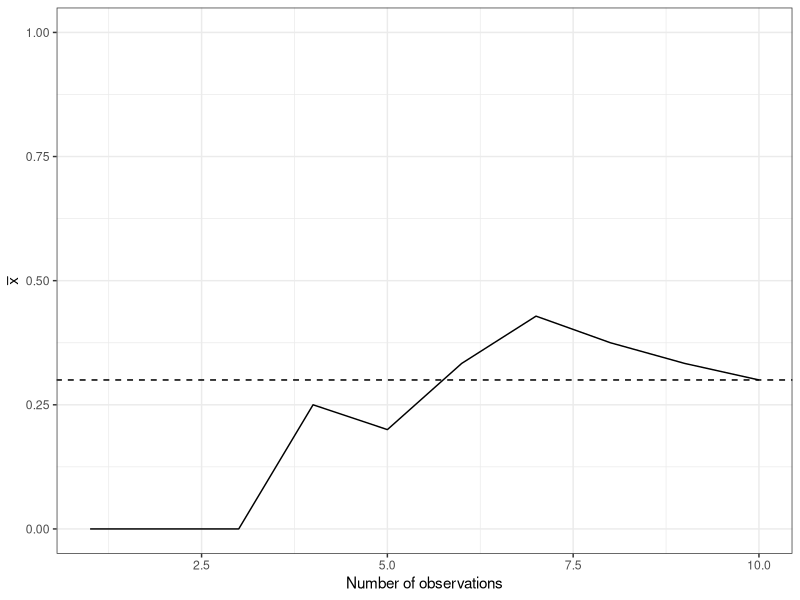
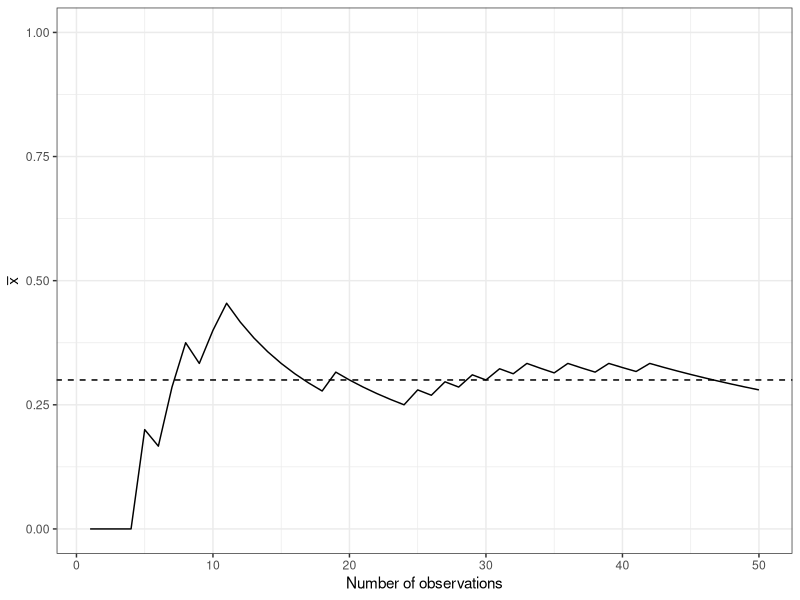
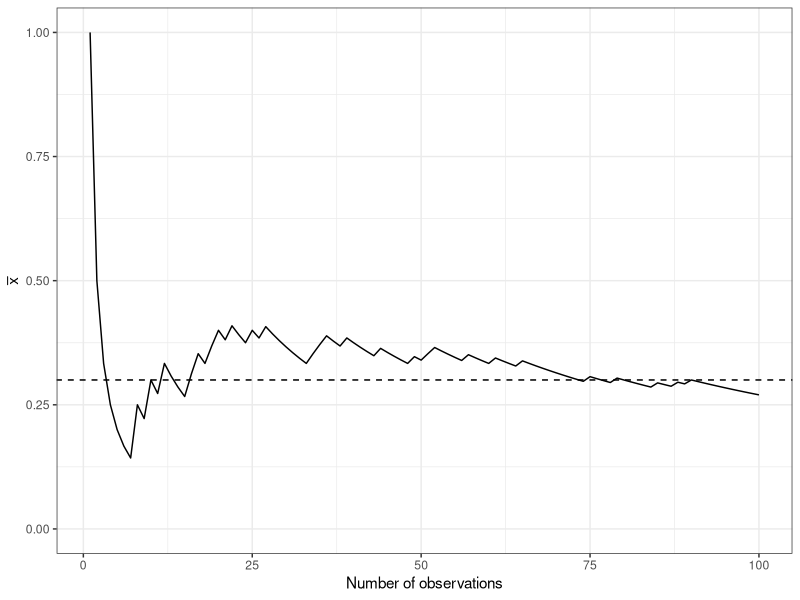
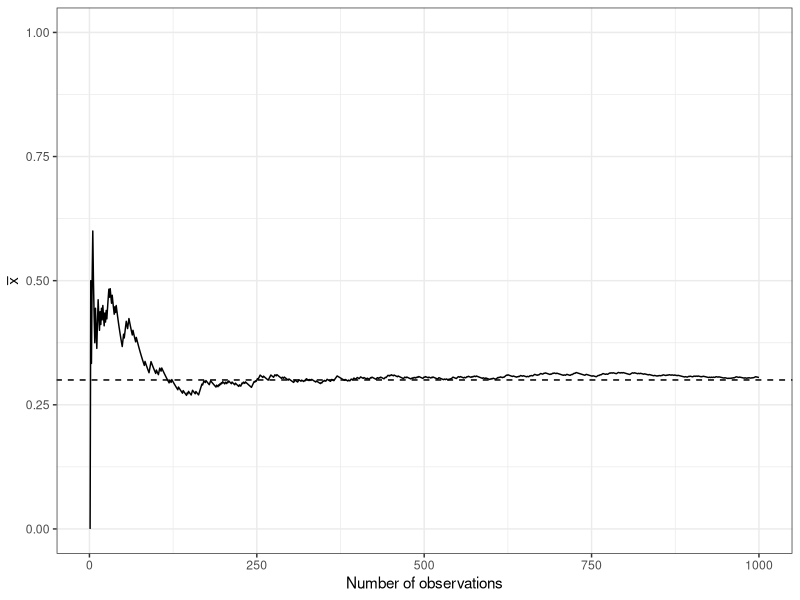
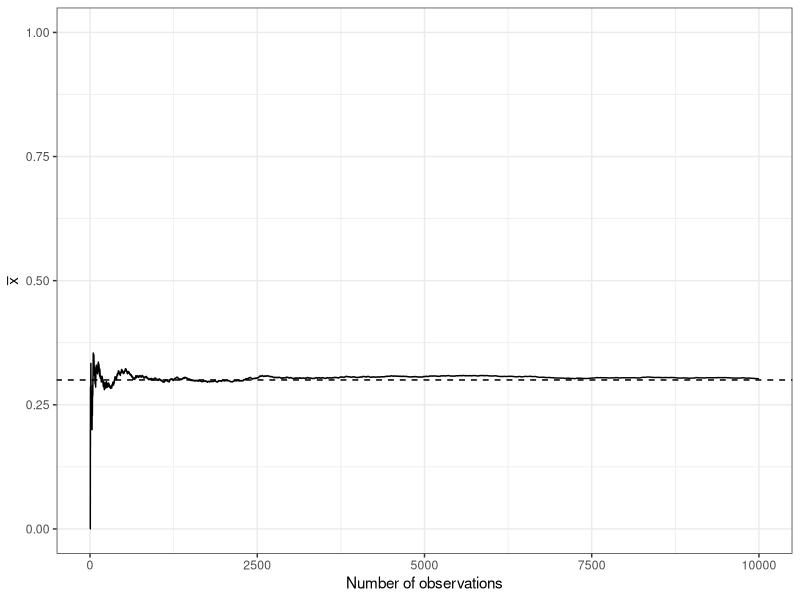
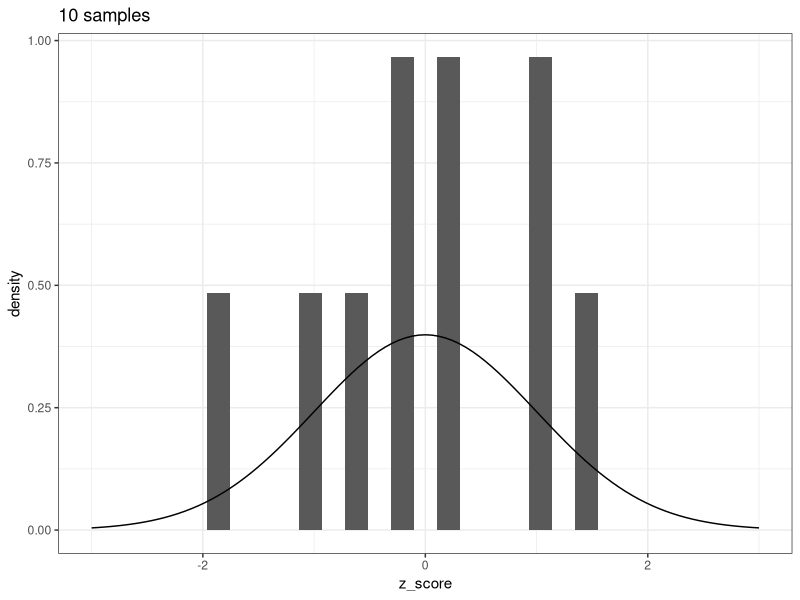
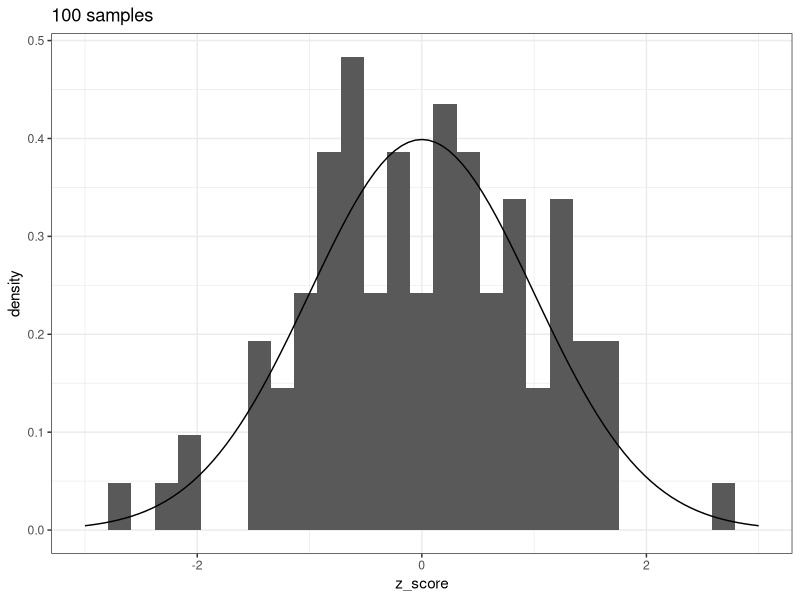
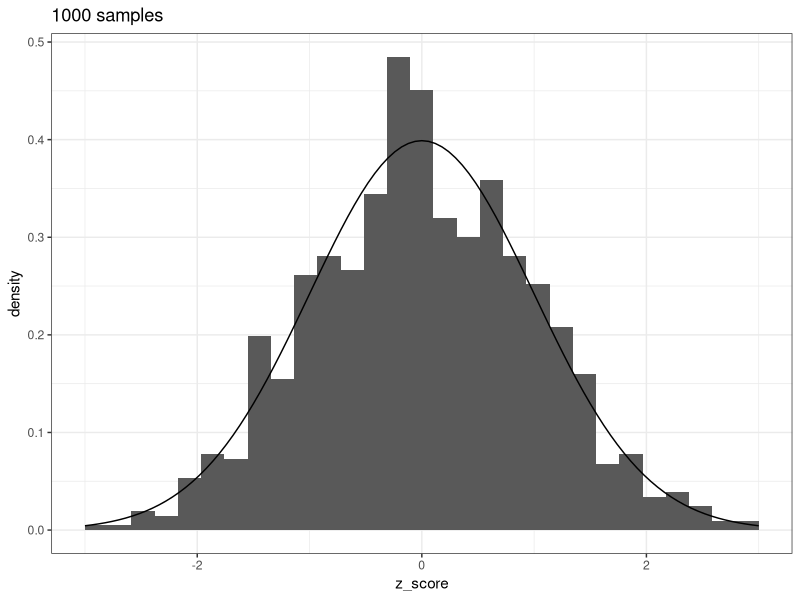

Write the R code that produced these figures, in order.
## ---- chunk 1
rm(list=ls())
set.seed(1)
library(tidyverse)
def.chunk.hook  <- knitr::knit_hooks$get("chunk")
knitr::knit_hooks$set(chunk = function(x, options) {
  x <- def.chunk.hook(x, options)
  ifelse(options$size != "normalsize", paste0("\\", options$size,"\n\n", x, "\n\n \\normalsize"), x)
})
# set global options
theme_set(theme_bw())
knitr::opts_chunk$set(warning=FALSE, message=FALSE, tidy = TRUE, size = "tiny")
## ---- chunk 2
## MC simulation
sims<-10
## sample
x<-rbinom(sims, 1, p = 0.3)
### output df
out<-data.frame(n=1:sims, xbar = NA)
for(i in 1:sims){
  out$xbar[i]<-sum(x[1:i])/i
}
## or use xbar<-cumsum(x)/1:sims
ggplot(out, aes(y=xbar, x=n)) +
  geom_line() +
  geom_abline(slope=0, intercept = 0.3, lty=2) + 
  coord_cartesian(ylim= c(0, 1)) + 
  labs(x = "Number of observations",
       y = expression(bar(x)))
## ---- chunk 3
## MC simulation
sims<-50
## sample
x<-rbinom(sims, 1, p = 0.3)
### output df
out<-data.frame(n=1:sims, xbar = NA)
for(i in 1:sims){
  out$xbar[i]<-sum(x[1:i])/i
}
## or use xbar<-cumsum(x)/1:sims
ggplot(out, aes(y=xbar, x=n)) +
  geom_line() +
  geom_abline(slope=0, intercept = 0.3, lty=2) + 
  coord_cartesian(ylim= c(0, 1)) + 
  labs(x = "Number of observations",
       y = expression(bar(x)))
## ---- chunk 4
## MC simulation
sims<-100
## sample
x<-rbinom(sims, 1, p = 0.3)
### output df
out<-data.frame(n=1:sims, xbar = NA)
for(i in 1:sims){
  out$xbar[i]<-sum(x[1:i])/i
}
## or use xbar<-cumsum(x)/1:sims
ggplot(out, aes(y=xbar, x=n)) +
  geom_line() +
  geom_abline(slope=0, intercept = 0.3, lty=2) + 
  coord_cartesian(ylim= c(0, 1)) + 
  labs(x = "Number of observations",
       y = expression(bar(x)))
## ---- chunk 5
## MC simulation
sims<-1000
## sample
x<-rbinom(sims, 1, p = 0.3)
### output df
out<-data.frame(n=1:sims, xbar = NA)
for(i in 1:sims){
  out$xbar[i]<-sum(x[1:i])/i
}
## or use xbar<-cumsum(x)/1:sims
ggplot(out, aes(y=xbar, x=n)) +
  geom_line() +
  geom_abline(slope=0, intercept = 0.3, lty=2) + 
  coord_cartesian(ylim= c(0, 1)) + 
  labs(x = "Number of observations",
       y = expression(bar(x)))
## ---- chunk 6
## MC simulation
sims<-10000
## sample
x<-rbinom(sims, 1, p = 0.3)
### output df
out<-data.frame(n=1:sims, xbar = NA)
for(i in 1:sims){
  out$xbar[i]<-sum(x[1:i])/i
}
## or use xbar<-cumsum(x)/1:sims
ggplot(out, aes(y=xbar, x=n)) +
  geom_line() +
  geom_abline(slope=0, intercept = 0.3, lty=2) + 
  coord_cartesian(ylim= c(0, 1)) + 
  labs(x = "Number of observations",
       y = expression(bar(x)))
## ---- chunk 7
### Binomial random variable, 10 observations, probability of success = 0.7
## simulate each sample size for 1000 replications
n<-10 # 10 students in a class
p<-0.7 # 70% chance of a 1
xbar_10<-rep(NA, 10)
xbar_100<-rep(NA, 100)
xbar_1000<-rep(NA, 1000)

for(i in 1:10){
  x_10<-rbinom(10, p=p, size=n)
  xbar_10[i]<-(mean(x_10))
}

for(i in 1:100){
  x_100<-rbinom(100, p=p, size=n)
  xbar_100[i]<-(mean(x_100))
}

for(i in 1:1000){
  x_1000<-rbinom(1000, p=p, size=n)
  xbar_1000[i]<-(mean(x_1000))
}

## ---- chunk 8
ggplot(data.frame(z_score=scale(xbar_10)), 
       aes(x=z_score))+
  geom_histogram(aes(y = ..density..)) + 
  stat_function(fun=dnorm) +
  ggtitle("10 samples") +
  xlim(c(-3,3))
## ---- chunk 9
ggplot(data.frame(z_score=scale(xbar_100)), 
       aes(x=z_score))+
  geom_histogram(aes(y = ..density..)) + 
  stat_function(fun=dnorm) +
  ggtitle("100 samples")+
  xlim(c(-3,3))
## ---- chunk 10
ggplot(data.frame(z_score=scale(xbar_1000)), 
       aes(x=z_score))+
  geom_histogram(aes(y = ..density..)) + 
  stat_function(fun=dnorm) +
  ggtitle("1000 samples")+
  xlim(c(-3,3))
## ---- chunk 11
ggplot(data.frame(x=c(-4,4)), aes(x)) +
  stat_function(fun=dnorm) +
  stat_function(fun=dnorm,
                xlim=c(-1,1),
                geom="area",
                fill="blue",
                alpha = 0.5) +
  ggtitle(paste("Mean +/- 1 SD = ",round(pnorm(1,0,1) - pnorm(-1,0,1),3)))
## ---- chunk 12
ggplot(data.frame(x=c(-4,4)), aes(x)) +
  stat_function(fun=dnorm) +
  stat_function(fun=dnorm,
                xlim=c(-2,2),
                geom="area",
                fill="blue",
                alpha = 0.5) +
  ggtitle(paste("Mean +/- 2 SD = ",round(pnorm(2,0,1) - pnorm(-2,0,1),3)))
## ---- chunk 13
# compute location below which 2.5% of the Normal PDF falls
qnorm(0.025, 0, 1)
# compute location below which 97.5% of the Normal PDF falls
qnorm(0.975, 0, 1)
